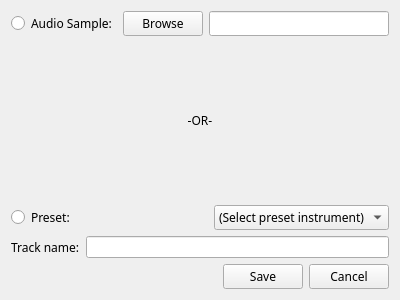
<?xml version="1.0" encoding="UTF-8"?>
<ui version="4.0">
 <class>NewTrack</class>
 <widget class="QWidget" name="NewTrack">
  <property name="geometry">
   <rect>
    <x>0</x>
    <y>0</y>
    <width>400</width>
    <height>300</height>
   </rect>
  </property>
  <property name="windowTitle">
   <string>Customize Track</string>
  </property>
  <property name="windowIcon">
   <iconset resource="resources.qrc">
    <normaloff>:/images/OpenSymphony_Icon.png</normaloff>:/images/OpenSymphony_Icon.png</iconset>
  </property>
  <layout class="QVBoxLayout" name="verticalLayout" stretch="0,0,0,0,0,0,0">
   <item>
    <layout class="QHBoxLayout" name="horizontalLayout">
     <item>
      <widget class="QRadioButton" name="radioBtn_sample">
       <property name="font">
        <font>
         <family>Segoe UI Semilight</family>
         <pointsize>9</pointsize>
        </font>
       </property>
       <property name="text">
        <string>Audio Sample:</string>
       </property>
      </widget>
     </item>
     <item>
      <widget class="QPushButton" name="buttonBrowse">
       <property name="font">
        <font>
         <family>Segoe UI Semilight</family>
         <pointsize>9</pointsize>
        </font>
       </property>
       <property name="text">
        <string>Browse</string>
       </property>
      </widget>
     </item>
     <item>
      <widget class="QLineEdit" name="lineEdit_sample">
       <property name="font">
        <font>
         <family>Segoe UI Semilight</family>
         <pointsize>9</pointsize>
        </font>
       </property>
      </widget>
     </item>
    </layout>
   </item>
   <item>
    <spacer name="verticalSpacer">
     <property name="orientation">
      <enum>Qt::Vertical</enum>
     </property>
     <property name="sizeHint" stdset="0">
      <size>
       <width>20</width>
       <height>40</height>
      </size>
     </property>
    </spacer>
   </item>
   <item>
    <widget class="QLabel" name="label_2">
     <property name="font">
      <font>
       <family>Segoe UI Semilight</family>
       <pointsize>9</pointsize>
      </font>
     </property>
     <property name="text">
      <string>-OR-</string>
     </property>
     <property name="alignment">
      <set>Qt::AlignCenter</set>
     </property>
    </widget>
   </item>
   <item>
    <spacer name="verticalSpacer_2">
     <property name="orientation">
      <enum>Qt::Vertical</enum>
     </property>
     <property name="sizeHint" stdset="0">
      <size>
       <width>20</width>
       <height>40</height>
      </size>
     </property>
    </spacer>
   </item>
   <item>
    <layout class="QHBoxLayout" name="horizontalLayout_2">
     <property name="sizeConstraint">
      <enum>QLayout::SetMinimumSize</enum>
     </property>
     <item>
      <widget class="QRadioButton" name="radioBtn_preset">
       <property name="sizePolicy">
        <sizepolicy hsizetype="MinimumExpanding" vsizetype="Fixed">
         <horstretch>0</horstretch>
         <verstretch>0</verstretch>
        </sizepolicy>
       </property>
       <property name="minimumSize">
        <size>
         <width>0</width>
         <height>0</height>
        </size>
       </property>
       <property name="font">
        <font>
         <family>Segoe UI Semilight</family>
         <pointsize>9</pointsize>
        </font>
       </property>
       <property name="text">
        <string>Preset:</string>
       </property>
      </widget>
     </item>
     <item>
      <widget class="QComboBox" name="presetSelection">
       <property name="font">
        <font>
         <family>Segoe UI Semilight</family>
         <pointsize>9</pointsize>
        </font>
       </property>
       <item>
        <property name="text">
         <string>(Select preset instrument)</string>
        </property>
       </item>
       <item>
        <property name="text">
         <string>Trumpet</string>
        </property>
       </item>
       <item>
        <property name="text">
         <string>Flute</string>
        </property>
       </item>
       <item>
        <property name="text">
         <string>Clarinet</string>
        </property>
       </item>
       <item>
        <property name="text">
         <string>Horn</string>
        </property>
       </item>
       <item>
        <property name="text">
         <string>Saxophone</string>
        </property>
       </item>
       <item>
        <property name="text">
         <string>Violin</string>
        </property>
       </item>
       <item>
        <property name="text">
         <string>Trombone</string>
        </property>
       </item>
      </widget>
     </item>
    </layout>
   </item>
   <item>
    <layout class="QHBoxLayout" name="horizontalLayout_5">
     <property name="topMargin">
      <number>0</number>
     </property>
     <item>
      <widget class="QLabel" name="label">
       <property name="font">
        <font>
         <family>Segoe UI Semilight</family>
         <pointsize>9</pointsize>
        </font>
       </property>
       <property name="text">
        <string>Track name:</string>
       </property>
      </widget>
     </item>
     <item>
      <widget class="QLineEdit" name="lineEdit_trackTitle"/>
     </item>
    </layout>
   </item>
   <item>
    <layout class="QHBoxLayout" name="horizontalLayout_3">
     <item>
      <spacer name="horizontalSpacer">
       <property name="orientation">
        <enum>Qt::Horizontal</enum>
       </property>
       <property name="sizeHint" stdset="0">
        <size>
         <width>40</width>
         <height>20</height>
        </size>
       </property>
      </spacer>
     </item>
     <item>
      <widget class="QPushButton" name="buttonSave">
       <property name="font">
        <font>
         <family>Segoe UI Semilight</family>
         <pointsize>9</pointsize>
        </font>
       </property>
       <property name="text">
        <string>Save</string>
       </property>
      </widget>
     </item>
     <item>
      <widget class="QPushButton" name="buttonCancel">
       <property name="font">
        <font>
         <family>Segoe UI Semilight</family>
         <pointsize>9</pointsize>
        </font>
       </property>
       <property name="text">
        <string>Cancel</string>
       </property>
      </widget>
     </item>
    </layout>
   </item>
  </layout>
 </widget>
 <resources>
  <include location="resources.qrc"/>
 </resources>
 <connections/>
</ui>
